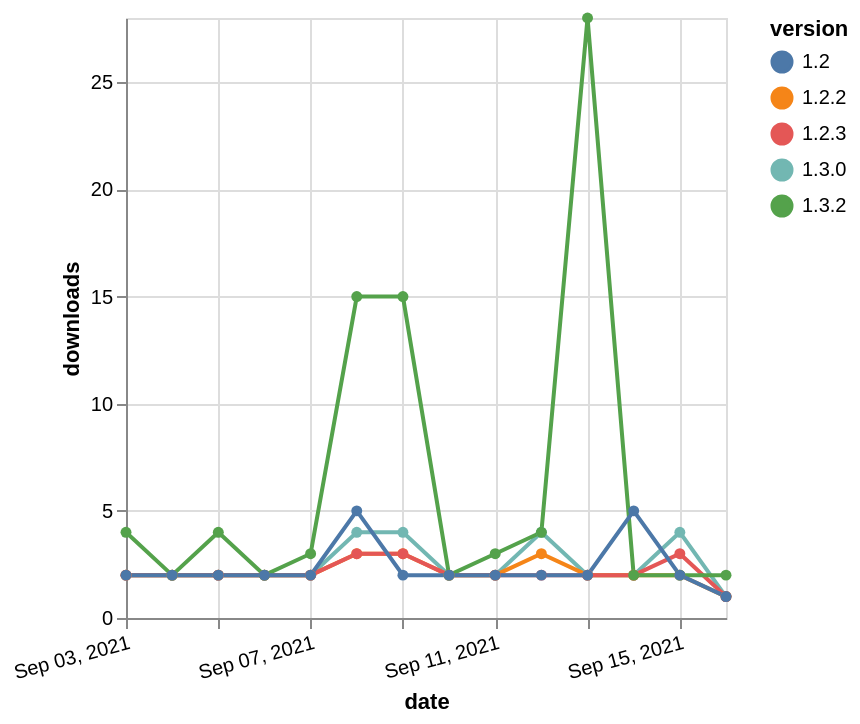

Source (Vega-Lite JSON):
### Vega-Lite specification from a JSON file in a GitHub repository (floating-point values rounded to 4 significant figures)
{"$schema": "https://vega.github.io/schema/vega-lite/v5.json", "description": "A simple bar chart with embedded data.", "data": {"values": [{"date": "2021-09-03", "total": 1808, "delta": 2, "version": "1.3.0"}, {"date": "2021-09-04", "total": 1810, "delta": 2, "version": "1.3.0"}, {"date": "2021-09-05", "total": 1812, "delta": 2, "version": "1.3.0"}, {"date": "2021-09-06", "total": 1814, "delta": 2, "version": "1.3.0"}, {"date": "2021-09-07", "total": 1816, "delta": 2, "version": "1.3.0"}, {"date": "2021-09-08", "total": 1820, "delta": 4, "version": "1.3.0"}, {"date": "2021-09-09", "total": 1824, "delta": 4, "version": "1.3.0"}, {"date": "2021-09-10", "total": 1826, "delta": 2, "version": "1.3.0"}, {"date": "2021-09-11", "total": 1828, "delta": 2, "version": "1.3.0"}, {"date": "2021-09-12", "total": 1832, "delta": 4, "version": "1.3.0"}, {"date": "2021-09-13", "total": 1834, "delta": 2, "version": "1.3.0"}, {"date": "2021-09-14", "total": 1836, "delta": 2, "version": "1.3.0"}, {"date": "2021-09-15", "total": 1840, "delta": 4, "version": "1.3.0"}, {"date": "2021-09-16", "total": 1841, "delta": 1, "version": "1.3.0"}, {"date": "2021-09-03", "total": 2093, "delta": 2, "version": "1.2.2"}, {"date": "2021-09-04", "total": 2095, "delta": 2, "version": "1.2.2"}, {"date": "2021-09-05", "total": 2097, "delta": 2, "version": "1.2.2"}, {"date": "2021-09-06", "total": 2099, "delta": 2, "version": "1.2.2"}, {"date": "2021-09-07", "total": 2101, "delta": 2, "version": "1.2.2"}, {"date": "2021-09-08", "total": 2104, "delta": 3, "version": "1.2.2"}, {"date": "2021-09-09", "total": 2107, "delta": 3, "version": "1.2.2"}, {"date": "2021-09-10", "total": 2109, "delta": 2, "version": "1.2.2"}, {"date": "2021-09-11", "total": 2111, "delta": 2, "version": "1.2.2"}, {"date": "2021-09-12", "total": 2114, "delta": 3, "version": "1.2.2"}, {"date": "2021-09-13", "total": 2116, "delta": 2, "version": "1.2.2"}, {"date": "2021-09-14", "total": 2118, "delta": 2, "version": "1.2.2"}, {"date": "2021-09-15", "total": 2120, "delta": 2, "version": "1.2.2"}, {"date": "2021-09-16", "total": 2121, "delta": 1, "version": "1.2.2"}, {"date": "2021-09-03", "total": 1866, "delta": 2, "version": "1.2.3"}, {"date": "2021-09-04", "total": 1868, "delta": 2, "version": "1.2.3"}, {"date": "2021-09-05", "total": 1870, "delta": 2, "version": "1.2.3"}, {"date": "2021-09-06", "total": 1872, "delta": 2, "version": "1.2.3"}, {"date": "2021-09-07", "total": 1874, "delta": 2, "version": "1.2.3"}, {"date": "2021-09-08", "total": 1877, "delta": 3, "version": "1.2.3"}, {"date": "2021-09-09", "total": 1880, "delta": 3, "version": "1.2.3"}, {"date": "2021-09-10", "total": 1882, "delta": 2, "version": "1.2.3"}, {"date": "2021-09-11", "total": 1884, "delta": 2, "version": "1.2.3"}, {"date": "2021-09-12", "total": 1886, "delta": 2, "version": "1.2.3"}, {"date": "2021-09-13", "total": 1888, "delta": 2, "version": "1.2.3"}, {"date": "2021-09-14", "total": 1890, "delta": 2, "version": "1.2.3"}, {"date": "2021-09-15", "total": 1893, "delta": 3, "version": "1.2.3"}, {"date": "2021-09-16", "total": 1894, "delta": 1, "version": "1.2.3"}, {"date": "2021-09-03", "total": 951, "delta": 4, "version": "1.3.2"}, {"date": "2021-09-04", "total": 953, "delta": 2, "version": "1.3.2"}, {"date": "2021-09-05", "total": 957, "delta": 4, "version": "1.3.2"}, {"date": "2021-09-06", "total": 959, "delta": 2, "version": "1.3.2"}, {"date": "2021-09-07", "total": 962, "delta": 3, "version": "1.3.2"}, {"date": "2021-09-08", "total": 977, "delta": 15, "version": "1.3.2"}, {"date": "2021-09-09", "total": 992, "delta": 15, "version": "1.3.2"}, {"date": "2021-09-10", "total": 994, "delta": 2, "version": "1.3.2"}, {"date": "2021-09-11", "total": 997, "delta": 3, "version": "1.3.2"}, {"date": "2021-09-12", "total": 1001, "delta": 4, "version": "1.3.2"}, {"date": "2021-09-13", "total": 1029, "delta": 28, "version": "1.3.2"}, {"date": "2021-09-14", "total": 1031, "delta": 2, "version": "1.3.2"}, {"date": "2021-09-15", "total": 1033, "delta": 2, "version": "1.3.2"}, {"date": "2021-09-16", "total": 1035, "delta": 2, "version": "1.3.2"}, {"date": "2021-09-03", "total": 2599, "delta": 2, "version": "1.2"}, {"date": "2021-09-04", "total": 2601, "delta": 2, "version": "1.2"}, {"date": "2021-09-05", "total": 2603, "delta": 2, "version": "1.2"}, {"date": "2021-09-06", "total": 2605, "delta": 2, "version": "1.2"}, {"date": "2021-09-07", "total": 2607, "delta": 2, "version": "1.2"}, {"date": "2021-09-08", "total": 2612, "delta": 5, "version": "1.2"}, {"date": "2021-09-09", "total": 2614, "delta": 2, "version": "1.2"}, {"date": "2021-09-10", "total": 2616, "delta": 2, "version": "1.2"}, {"date": "2021-09-11", "total": 2618, "delta": 2, "version": "1.2"}, {"date": "2021-09-12", "total": 2620, "delta": 2, "version": "1.2"}, {"date": "2021-09-13", "total": 2622, "delta": 2, "version": "1.2"}, {"date": "2021-09-14", "total": 2627, "delta": 5, "version": "1.2"}, {"date": "2021-09-15", "total": 2629, "delta": 2, "version": "1.2"}, {"date": "2021-09-16", "total": 2630, "delta": 1, "version": "1.2"}]}, "width": "container", "mark": {"type": "line", "point": {"filled": true}}, "encoding": {"x": {"field": "date", "type": "temporal", "timeUnit": "yearmonthdate", "title": "date", "axis": {"labelAngle": -15}}, "y": {"field": "delta", "type": "quantitative", "title": "downloads"}, "color": {"field": "version", "type": "nominal"}, "tooltip": {"field": "delta"}}}
